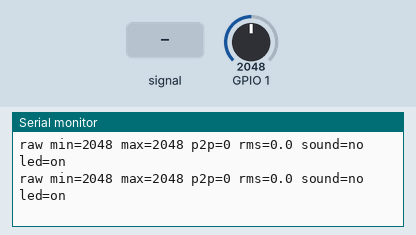
This program was run on a simulated ESP32-S3. Shown: the last lines printed to the serial monitor. Inputs (shaded band) come from the test bench; at power-on: GPIO 1 = 2048 (analog values on the 0–4095 scale).

Above: at 1.7 s.
1.8 s: GPIO 1 fed a 200 Hz sine of ±327 counts around its level
At 1.99 s:
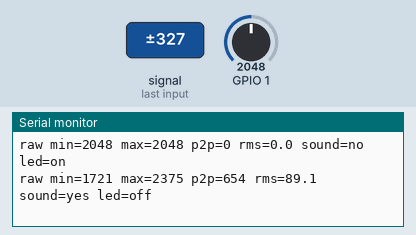
3.5 s: GPIO 1 set to 2866
At 3.75 s:
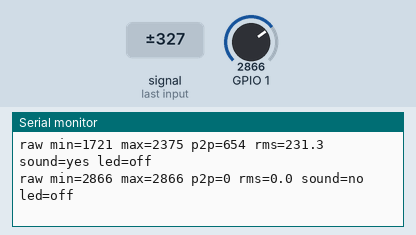
5.5 s: GPIO 1 fed a 1000 Hz sine of ±1023 counts around its level
At 5.5 s:
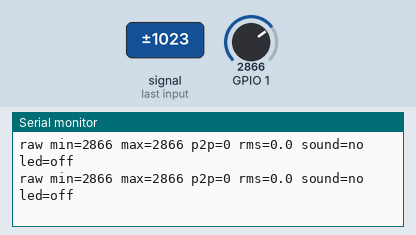
7.0 s: GPIO 1 set to 3603
At 7.01 s:
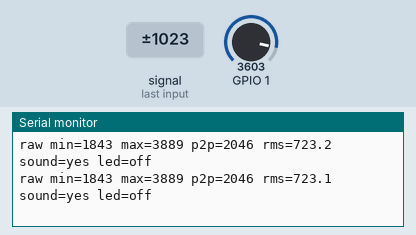
Timing chart, 0 to 9.5 s (numbered marks = the images above; inputs shaded):
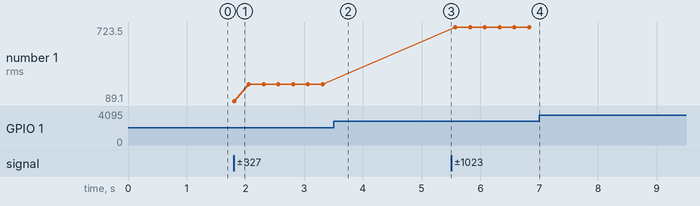

Measured:
- after the input at 1.8 s, the serial monitor: prints a new line at once (image 1)
- after the input at 3.5 s, the serial monitor: prints a new line after 0.06 s (image 2)
- plotted number 1: 231.3 → 723.1 after the input at 5.5 s

The program:

main.cpp
```cpp
#include <Arduino.h>
#include <math.h>

#ifndef PIEZO_PIN
#define PIEZO_PIN 1
#endif

#ifndef LED_PIN
#define LED_PIN 21
#endif

#ifndef LED_ACTIVE_HIGH
#define LED_ACTIVE_HIGH 1
#endif

#ifndef USE_NEOPIXEL_LED
#define USE_NEOPIXEL_LED 1
#endif

static constexpr uint16_t SOUND_P2P_THRESHOLD = 10;
static constexpr float SOUND_RMS_THRESHOLD = 2.7f;
static constexpr uint32_t SAMPLE_WINDOW_MS = 50;
static constexpr uint32_t SAMPLE_INTERVAL_US = 125; // about 8 kHz
static constexpr uint32_t LED_OFF_HOLD_MS = 2000;
static constexpr uint32_t PRINT_INTERVAL_MS = 250;

struct SoundReading {
  float rmsCounts;
  uint16_t minRaw;
  uint16_t maxRaw;
  uint32_t samples;
};

bool ledOn = false;
uint32_t lastSoundMs = 0;
uint32_t lastPrintMs = 0;

void setLed(bool on) {
  ledOn = on;

#if USE_NEOPIXEL_LED
  // Waveshare ESP32-S3-Zero uses an addressable onboard RGB LED on GPIO21.
  neopixelWrite(LED_PIN, on ? 0 : 0, on ? 30 : 0, on ? 0 : 0);
#else
  digitalWrite(LED_PIN, (on == (LED_ACTIVE_HIGH != 0)) ? HIGH : LOW);
#endif
}

SoundReading readSoundWindow() {
  SoundReading reading;
  reading.rmsCounts = 0.0f;
  reading.minRaw = 4095;
  reading.maxRaw = 0;
  reading.samples = 0;

  float mean = 0.0f;
  float m2 = 0.0f;
  const uint32_t startUs = micros();
  uint32_t nextSampleUs = startUs;

  while ((micros() - startUs) < (SAMPLE_WINDOW_MS * 1000UL)) {
    const uint16_t raw = analogRead(PIEZO_PIN);

    reading.samples++;
    if (raw < reading.minRaw) {
      reading.minRaw = raw;
    }
    if (raw > reading.maxRaw) {
      reading.maxRaw = raw;
    }

    const float delta = static_cast<float>(raw) - mean;
    mean += delta / static_cast<float>(reading.samples);
    const float deltaAfterMean = static_cast<float>(raw) - mean;
    m2 += delta * deltaAfterMean;

    nextSampleUs += SAMPLE_INTERVAL_US;
    while (static_cast<int32_t>(micros() - nextSampleUs) < 0) {
      delayMicroseconds(5);
    }
  }

  if (reading.samples > 1) {
    reading.rmsCounts = sqrtf(m2 / static_cast<float>(reading.samples));
  }

  return reading;
}

uint16_t peakToPeak(const SoundReading &reading) {
  return reading.maxRaw - reading.minRaw;
}

bool soundDetected(const SoundReading &reading) {
  return peakToPeak(reading) >= SOUND_P2P_THRESHOLD ||
         reading.rmsCounts >= SOUND_RMS_THRESHOLD;
}

void printReading(const SoundReading &reading, bool detected) {
  Serial.print("raw min=");
  Serial.print(reading.minRaw);
  Serial.print(" max=");
  Serial.print(reading.maxRaw);
  Serial.print(" p2p=");
  Serial.print(peakToPeak(reading));
  Serial.print(" rms=");
  Serial.print(reading.rmsCounts, 1);
  Serial.print(" sound=");
  Serial.print(detected ? "yes" : "no");
  Serial.print(" led=");
  Serial.println(ledOn ? "on" : "off");
}

void setup() {
  Serial.begin(115200);
  delay(500);

  analogReadResolution(12);
  analogSetPinAttenuation(PIEZO_PIN, ADC_11db);

#if !USE_NEOPIXEL_LED
  pinMode(LED_PIN, OUTPUT);
#endif
  setLed(true);

  Serial.println();
  Serial.println("ESP32-S3 piezo sound detector");
  Serial.println("LED stays on when quiet and turns off for 2 seconds after sound.");
}

void loop() {
  const SoundReading reading = readSoundWindow();
  const bool detected = soundDetected(reading);
  const uint32_t now = millis();

  if (detected) {
    lastSoundMs = now;
    setLed(false);
  } else if ((now - lastSoundMs) > LED_OFF_HOLD_MS) {
    setLed(true);
  }

  if ((now - lastPrintMs) >= PRINT_INTERVAL_MS) {
    lastPrintMs = now;
    printReading(reading, detected);
  }
}
```
